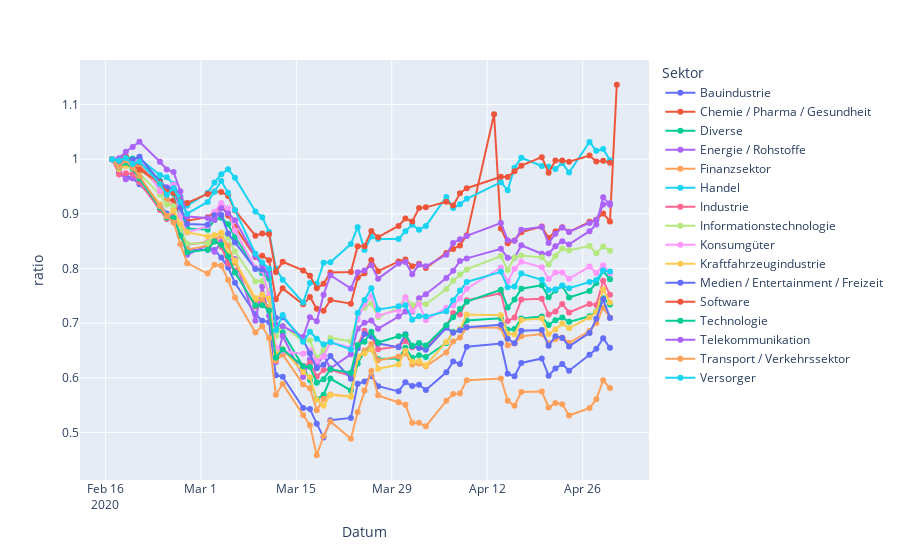

The cell this chart's notebook holds for it:
### Code cell
df_viz = df.groupby(['Datum', 'Sektor'], as_index=False)[['ratio']].mean()
px.line(df_viz, x='Datum', y='ratio', color='Sektor', markers=True)
